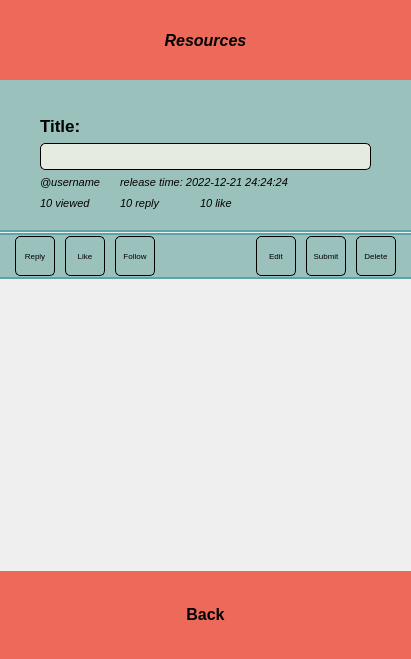
<?xml version="1.0" encoding="UTF-8"?>
<ui version="4.0">
 <class>Resource</class>
 <widget class="QWidget" name="Resource">
  <property name="geometry">
   <rect>
    <x>0</x>
    <y>0</y>
    <width>411</width>
    <height>659</height>
   </rect>
  </property>
  <property name="windowTitle">
   <string>Form</string>
  </property>
  <widget class="QPushButton" name="headBtn">
   <property name="geometry">
    <rect>
     <x>0</x>
     <y>0</y>
     <width>411</width>
     <height>80</height>
    </rect>
   </property>
   <property name="sizePolicy">
    <sizepolicy hsizetype="Fixed" vsizetype="Fixed">
     <horstretch>0</horstretch>
     <verstretch>0</verstretch>
    </sizepolicy>
   </property>
   <property name="font">
    <font>
     <pointsize>12</pointsize>
     <italic>true</italic>
     <bold>true</bold>
    </font>
   </property>
   <property name="styleSheet">
    <string notr="true">border:0px;
background:#ed6a5a;</string>
   </property>
   <property name="text">
    <string>Resources</string>
   </property>
   <property name="icon">
    <iconset resource="res.qrc">
     <normaloff>:/res/resource_icon.png</normaloff>:/res/resource_icon.png</iconset>
   </property>
   <property name="iconSize">
    <size>
     <width>60</width>
     <height>60</height>
    </size>
   </property>
  </widget>
  <widget class="QWidget" name="footnav" native="true">
   <property name="geometry">
    <rect>
     <x>0</x>
     <y>570</y>
     <width>411</width>
     <height>89</height>
    </rect>
   </property>
   <property name="sizePolicy">
    <sizepolicy hsizetype="Fixed" vsizetype="Fixed">
     <horstretch>0</horstretch>
     <verstretch>0</verstretch>
    </sizepolicy>
   </property>
   <property name="autoFillBackground">
    <bool>false</bool>
   </property>
   <property name="styleSheet">
    <string notr="true">background:#ed6a5a;</string>
   </property>
   <widget class="QPushButton" name="backBtn">
    <property name="geometry">
     <rect>
      <x>150</x>
      <y>0</y>
      <width>111</width>
      <height>89</height>
     </rect>
    </property>
    <property name="sizePolicy">
     <sizepolicy hsizetype="Minimum" vsizetype="Expanding">
      <horstretch>0</horstretch>
      <verstretch>0</verstretch>
     </sizepolicy>
    </property>
    <property name="font">
     <font>
      <pointsize>12</pointsize>
      <bold>true</bold>
     </font>
    </property>
    <property name="styleSheet">
     <string notr="true">border:0px;
background:#ed6a5a;</string>
    </property>
    <property name="text">
     <string>Back</string>
    </property>
    <property name="icon">
     <iconset resource="res.qrc">
      <normaloff>:/res/cancel_icon.png</normaloff>:/res/cancel_icon.png</iconset>
    </property>
    <property name="iconSize">
     <size>
      <width>50</width>
      <height>50</height>
     </size>
    </property>
    <property name="checkable">
     <bool>true</bool>
    </property>
   </widget>
  </widget>
  <widget class="QScrollArea" name="contentScrollArea">
   <property name="geometry">
    <rect>
     <x>0</x>
     <y>80</y>
     <width>428</width>
     <height>491</height>
    </rect>
   </property>
   <property name="sizePolicy">
    <sizepolicy hsizetype="Fixed" vsizetype="Expanding">
     <horstretch>0</horstretch>
     <verstretch>0</verstretch>
    </sizepolicy>
   </property>
   <property name="frameShape">
    <enum>QFrame::NoFrame</enum>
   </property>
   <property name="lineWidth">
    <number>0</number>
   </property>
   <property name="verticalScrollBarPolicy">
    <enum>Qt::ScrollBarAlwaysOn</enum>
   </property>
   <property name="horizontalScrollBarPolicy">
    <enum>Qt::ScrollBarAlwaysOff</enum>
   </property>
   <property name="sizeAdjustPolicy">
    <enum>QAbstractScrollArea::AdjustToContents</enum>
   </property>
   <property name="widgetResizable">
    <bool>true</bool>
   </property>
   <widget class="QWidget" name="contentScrollAreaContent">
    <property name="geometry">
     <rect>
      <x>0</x>
      <y>0</y>
      <width>411</width>
      <height>491</height>
     </rect>
    </property>
    <property name="sizePolicy">
     <sizepolicy hsizetype="Preferred" vsizetype="Expanding">
      <horstretch>0</horstretch>
      <verstretch>0</verstretch>
     </sizepolicy>
    </property>
    <widget class="QWidget" name="restitlewidget" native="true">
     <property name="geometry">
      <rect>
       <x>0</x>
       <y>0</y>
       <width>411</width>
       <height>150</height>
      </rect>
     </property>
     <property name="sizePolicy">
      <sizepolicy hsizetype="Fixed" vsizetype="Fixed">
       <horstretch>0</horstretch>
       <verstretch>0</verstretch>
      </sizepolicy>
     </property>
     <property name="styleSheet">
      <string notr="true">border:0px;
background:#9bc1bc;
</string>
     </property>
     <widget class="QLabel" name="headtitlelabel">
      <property name="geometry">
       <rect>
        <x>40</x>
        <y>30</y>
        <width>61</width>
        <height>31</height>
       </rect>
      </property>
      <property name="font">
       <font>
        <pointsize>13</pointsize>
        <bold>true</bold>
       </font>
      </property>
      <property name="text">
       <string>Title: </string>
      </property>
     </widget>
     <widget class="QLineEdit" name="headtitleedit">
      <property name="geometry">
       <rect>
        <x>40</x>
        <y>63</y>
        <width>331</width>
        <height>27</height>
       </rect>
      </property>
      <property name="font">
       <font>
        <pointsize>13</pointsize>
        <bold>true</bold>
       </font>
      </property>
      <property name="styleSheet">
       <string notr="true">border: 1px solid;
border-radius: 5px;
background-color: rgb(230, 235, 224);</string>
      </property>
     </widget>
     <widget class="QLabel" name="headusernamelabel">
      <property name="geometry">
       <rect>
        <x>40</x>
        <y>92</y>
        <width>81</width>
        <height>20</height>
       </rect>
      </property>
      <property name="sizePolicy">
       <sizepolicy hsizetype="Expanding" vsizetype="Preferred">
        <horstretch>0</horstretch>
        <verstretch>0</verstretch>
       </sizepolicy>
      </property>
      <property name="font">
       <font>
        <pointsize>8</pointsize>
        <italic>true</italic>
       </font>
      </property>
      <property name="text">
       <string>@username</string>
      </property>
     </widget>
     <widget class="QLabel" name="headviewedlabel">
      <property name="geometry">
       <rect>
        <x>40</x>
        <y>113</y>
        <width>71</width>
        <height>20</height>
       </rect>
      </property>
      <property name="sizePolicy">
       <sizepolicy hsizetype="Expanding" vsizetype="Preferred">
        <horstretch>0</horstretch>
        <verstretch>0</verstretch>
       </sizepolicy>
      </property>
      <property name="font">
       <font>
        <pointsize>8</pointsize>
        <italic>true</italic>
       </font>
      </property>
      <property name="text">
       <string>10 viewed</string>
      </property>
     </widget>
     <widget class="QLabel" name="headreplylabel">
      <property name="geometry">
       <rect>
        <x>120</x>
        <y>113</y>
        <width>61</width>
        <height>20</height>
       </rect>
      </property>
      <property name="sizePolicy">
       <sizepolicy hsizetype="Expanding" vsizetype="Preferred">
        <horstretch>0</horstretch>
        <verstretch>0</verstretch>
       </sizepolicy>
      </property>
      <property name="font">
       <font>
        <pointsize>8</pointsize>
        <italic>true</italic>
       </font>
      </property>
      <property name="text">
       <string>10 reply</string>
      </property>
     </widget>
     <widget class="QLabel" name="headlikelabel">
      <property name="geometry">
       <rect>
        <x>200</x>
        <y>113</y>
        <width>69</width>
        <height>20</height>
       </rect>
      </property>
      <property name="sizePolicy">
       <sizepolicy hsizetype="Expanding" vsizetype="Preferred">
        <horstretch>0</horstretch>
        <verstretch>0</verstretch>
       </sizepolicy>
      </property>
      <property name="font">
       <font>
        <pointsize>8</pointsize>
        <italic>true</italic>
       </font>
      </property>
      <property name="text">
       <string>10 like</string>
      </property>
     </widget>
     <widget class="QLabel" name="headtimelabel">
      <property name="geometry">
       <rect>
        <x>120</x>
        <y>92</y>
        <width>241</width>
        <height>20</height>
       </rect>
      </property>
      <property name="sizePolicy">
       <sizepolicy hsizetype="Expanding" vsizetype="Preferred">
        <horstretch>0</horstretch>
        <verstretch>0</verstretch>
       </sizepolicy>
      </property>
      <property name="font">
       <font>
        <pointsize>8</pointsize>
        <italic>true</italic>
       </font>
      </property>
      <property name="text">
       <string>release time: 2022-12-21 24:24:24</string>
      </property>
     </widget>
    </widget>
    <widget class="QWidget" name="btnwidget" native="true">
     <property name="geometry">
      <rect>
       <x>0</x>
       <y>155</y>
       <width>411</width>
       <height>42</height>
      </rect>
     </property>
     <property name="sizePolicy">
      <sizepolicy hsizetype="Fixed" vsizetype="Fixed">
       <horstretch>0</horstretch>
       <verstretch>0</verstretch>
      </sizepolicy>
     </property>
     <property name="styleSheet">
      <string notr="true">background-color: rgb(155, 193, 188);
border: 0px;</string>
     </property>
     <widget class="QToolButton" name="replyBtn">
      <property name="geometry">
       <rect>
        <x>15</x>
        <y>1</y>
        <width>40</width>
        <height>40</height>
       </rect>
      </property>
      <property name="font">
       <font>
        <pointsize>6</pointsize>
       </font>
      </property>
      <property name="styleSheet">
       <string notr="true">border-radius: 5px;
background-color: rgb(155, 193, 188);
border: 1px solid;</string>
      </property>
      <property name="text">
       <string>Reply</string>
      </property>
      <property name="icon">
       <iconset resource="res.qrc">
        <normaloff>:/res/comment_icon.png</normaloff>:/res/comment_icon.png</iconset>
      </property>
      <property name="popupMode">
       <enum>QToolButton::InstantPopup</enum>
      </property>
      <property name="toolButtonStyle">
       <enum>Qt::ToolButtonTextUnderIcon</enum>
      </property>
     </widget>
     <widget class="QToolButton" name="likeBtn">
      <property name="geometry">
       <rect>
        <x>65</x>
        <y>1</y>
        <width>40</width>
        <height>40</height>
       </rect>
      </property>
      <property name="font">
       <font>
        <pointsize>6</pointsize>
       </font>
      </property>
      <property name="styleSheet">
       <string notr="true">border-radius: 5px;
background-color: rgb(155, 193, 188);
border: 1px solid;</string>
      </property>
      <property name="text">
       <string>Like</string>
      </property>
      <property name="icon">
       <iconset resource="res.qrc">
        <normaloff>:/res/unlike_icon.png</normaloff>:/res/unlike_icon.png</iconset>
      </property>
      <property name="popupMode">
       <enum>QToolButton::InstantPopup</enum>
      </property>
      <property name="toolButtonStyle">
       <enum>Qt::ToolButtonTextUnderIcon</enum>
      </property>
     </widget>
     <widget class="QToolButton" name="followBtn">
      <property name="geometry">
       <rect>
        <x>115</x>
        <y>1</y>
        <width>40</width>
        <height>40</height>
       </rect>
      </property>
      <property name="font">
       <font>
        <pointsize>6</pointsize>
       </font>
      </property>
      <property name="styleSheet">
       <string notr="true">border-radius: 5px;
background-color: rgb(155, 193, 188);
border: 1px solid;</string>
      </property>
      <property name="text">
       <string>Follow</string>
      </property>
      <property name="icon">
       <iconset resource="res.qrc">
        <normaloff>:/res/unfollow_click_icon.png</normaloff>:/res/unfollow_click_icon.png</iconset>
      </property>
      <property name="popupMode">
       <enum>QToolButton::InstantPopup</enum>
      </property>
      <property name="toolButtonStyle">
       <enum>Qt::ToolButtonTextUnderIcon</enum>
      </property>
     </widget>
     <widget class="QToolButton" name="editBtn">
      <property name="geometry">
       <rect>
        <x>256</x>
        <y>1</y>
        <width>40</width>
        <height>40</height>
       </rect>
      </property>
      <property name="font">
       <font>
        <pointsize>6</pointsize>
       </font>
      </property>
      <property name="styleSheet">
       <string notr="true">border-radius: 5px;
background-color: rgb(155, 193, 188);
border: 1px solid;</string>
      </property>
      <property name="text">
       <string>Edit</string>
      </property>
      <property name="icon">
       <iconset resource="res.qrc">
        <normaloff>:/res/edit_icon.png</normaloff>:/res/edit_icon.png</iconset>
      </property>
      <property name="popupMode">
       <enum>QToolButton::InstantPopup</enum>
      </property>
      <property name="toolButtonStyle">
       <enum>Qt::ToolButtonTextUnderIcon</enum>
      </property>
     </widget>
     <widget class="QToolButton" name="deleteBtn">
      <property name="geometry">
       <rect>
        <x>356</x>
        <y>1</y>
        <width>40</width>
        <height>40</height>
       </rect>
      </property>
      <property name="font">
       <font>
        <pointsize>6</pointsize>
       </font>
      </property>
      <property name="styleSheet">
       <string notr="true">border-radius: 5px;
background-color: rgb(155, 193, 188);
border: 1px solid;</string>
      </property>
      <property name="text">
       <string>Delete</string>
      </property>
      <property name="icon">
       <iconset resource="res.qrc">
        <normaloff>:/res/delete_icon.png</normaloff>:/res/delete_icon.png</iconset>
      </property>
      <property name="popupMode">
       <enum>QToolButton::InstantPopup</enum>
      </property>
      <property name="toolButtonStyle">
       <enum>Qt::ToolButtonTextUnderIcon</enum>
      </property>
     </widget>
     <widget class="QToolButton" name="submitBtn">
      <property name="geometry">
       <rect>
        <x>306</x>
        <y>1</y>
        <width>40</width>
        <height>40</height>
       </rect>
      </property>
      <property name="font">
       <font>
        <pointsize>6</pointsize>
       </font>
      </property>
      <property name="styleSheet">
       <string notr="true">border-radius: 5px;
background-color: rgb(155, 193, 188);
border: 1px solid;</string>
      </property>
      <property name="text">
       <string>Submit</string>
      </property>
      <property name="icon">
       <iconset resource="res.qrc">
        <normaloff>:/res/submit_icon.png</normaloff>:/res/submit_icon.png</iconset>
      </property>
      <property name="toolButtonStyle">
       <enum>Qt::ToolButtonTextUnderIcon</enum>
      </property>
     </widget>
    </widget>
    <widget class="Line" name="line_2">
     <property name="enabled">
      <bool>true</bool>
     </property>
     <property name="geometry">
      <rect>
       <x>0</x>
       <y>149</y>
       <width>411</width>
       <height>5</height>
      </rect>
     </property>
     <property name="sizePolicy">
      <sizepolicy hsizetype="Fixed" vsizetype="Fixed">
       <horstretch>0</horstretch>
       <verstretch>0</verstretch>
      </sizepolicy>
     </property>
     <property name="styleSheet">
      <string notr="true">color: rgb(92, 164, 169);</string>
     </property>
     <property name="frameShadow">
      <enum>QFrame::Plain</enum>
     </property>
     <property name="lineWidth">
      <number>2</number>
     </property>
     <property name="orientation">
      <enum>Qt::Horizontal</enum>
     </property>
    </widget>
    <widget class="Line" name="line_3">
     <property name="geometry">
      <rect>
       <x>0</x>
       <y>152</y>
       <width>411</width>
       <height>5</height>
      </rect>
     </property>
     <property name="sizePolicy">
      <sizepolicy hsizetype="Fixed" vsizetype="Fixed">
       <horstretch>0</horstretch>
       <verstretch>0</verstretch>
      </sizepolicy>
     </property>
     <property name="styleSheet">
      <string notr="true">color: rgb(92, 164, 169);</string>
     </property>
     <property name="frameShadow">
      <enum>QFrame::Plain</enum>
     </property>
     <property name="lineWidth">
      <number>2</number>
     </property>
     <property name="orientation">
      <enum>Qt::Horizontal</enum>
     </property>
    </widget>
    <widget class="Line" name="line_4">
     <property name="geometry">
      <rect>
       <x>0</x>
       <y>196</y>
       <width>411</width>
       <height>5</height>
      </rect>
     </property>
     <property name="sizePolicy">
      <sizepolicy hsizetype="Fixed" vsizetype="Fixed">
       <horstretch>0</horstretch>
       <verstretch>0</verstretch>
      </sizepolicy>
     </property>
     <property name="styleSheet">
      <string notr="true">color: rgb(92, 164, 169);</string>
     </property>
     <property name="frameShadow">
      <enum>QFrame::Plain</enum>
     </property>
     <property name="lineWidth">
      <number>2</number>
     </property>
     <property name="orientation">
      <enum>Qt::Horizontal</enum>
     </property>
    </widget>
    <widget class="QWidget" name="resbodywidget" native="true">
     <property name="geometry">
      <rect>
       <x>0</x>
       <y>150</y>
       <width>411</width>
       <height>0</height>
      </rect>
     </property>
     <property name="sizePolicy">
      <sizepolicy hsizetype="Preferred" vsizetype="Preferred">
       <horstretch>0</horstretch>
       <verstretch>0</verstretch>
      </sizepolicy>
     </property>
     <property name="styleSheet">
      <string notr="true">border: 0px;
background-color: rgb(230, 235, 224);</string>
     </property>
    </widget>
   </widget>
  </widget>
 </widget>
 <resources>
  <include location="res.qrc"/>
 </resources>
 <connections/>
</ui>
